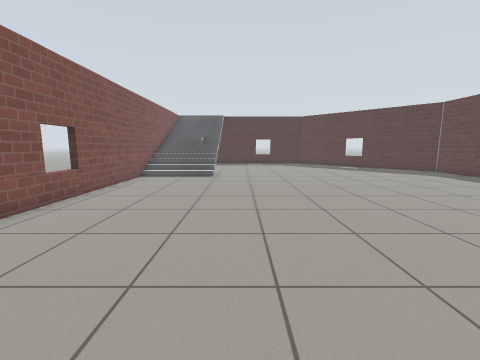
view 1 (above)

16 first-person views from a walk through a world built for the Gazebo simulator. The camera is 0.94 m above the floor, tilts 8° down and sees 90° across. The floor is counted in squares, 0.5 m on a side. Each view is taken from the middle of a square. On the plan, view 1 faces up. The plan holds only what a view shows up to about 15 squares ahead; the rest is blank. The place goes on beyond the plan. Gazebo's built-in surfaces are drawn with simple patterns.

view 2
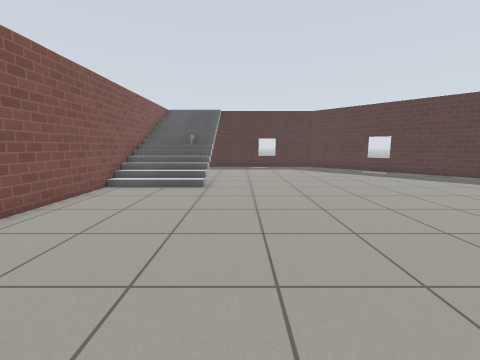

view 3
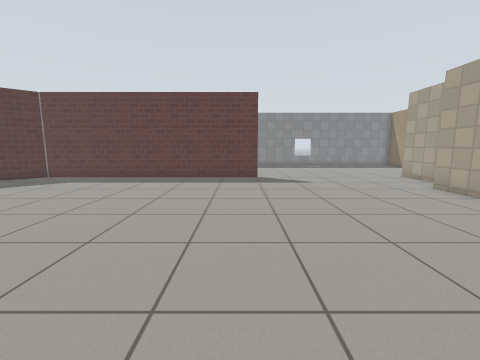

view 4
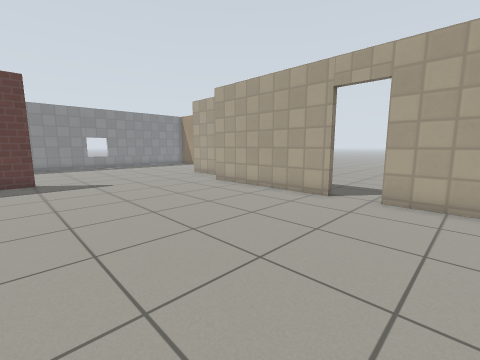

view 5
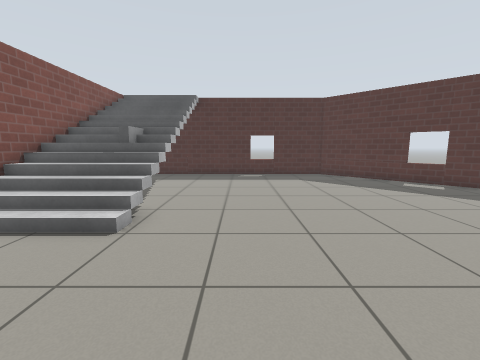

view 6
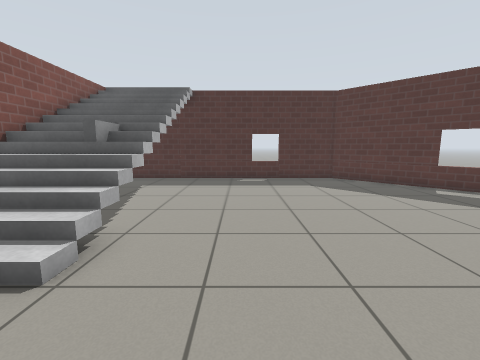

view 7
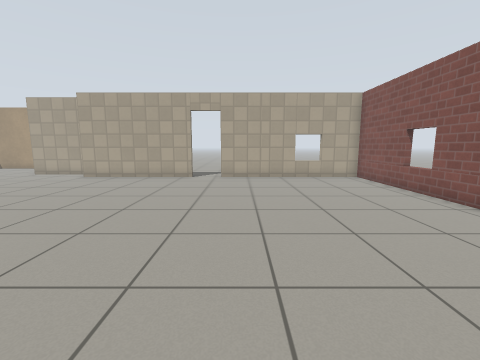

view 8
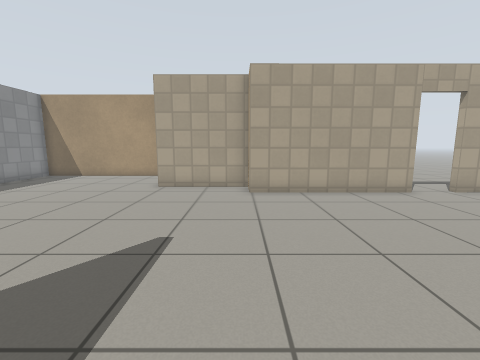

view 9
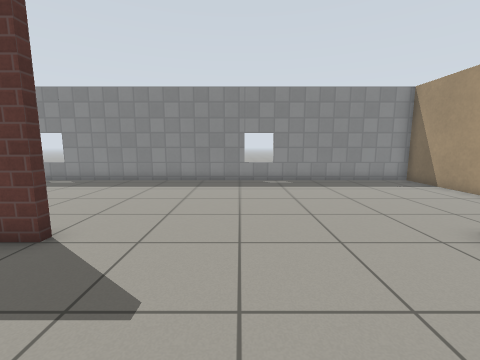

view 10
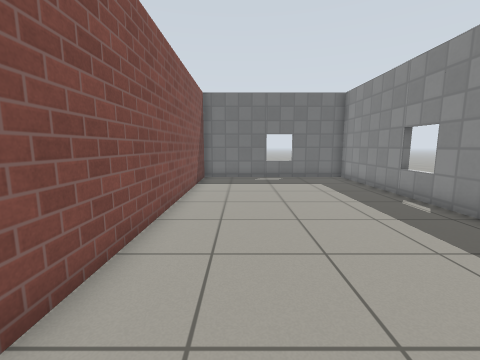

view 11
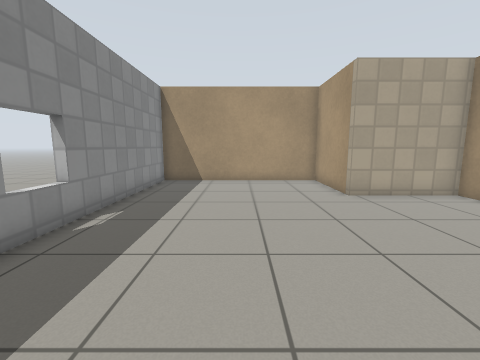

view 12
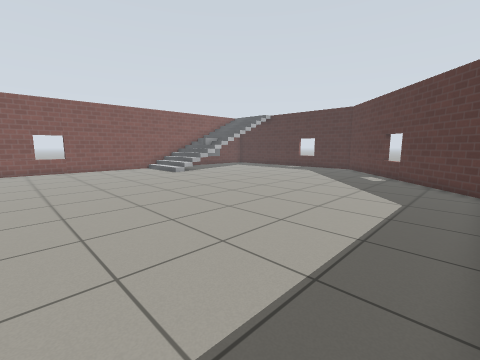

view 13
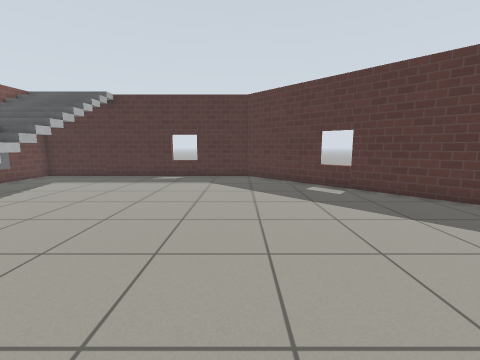

view 14
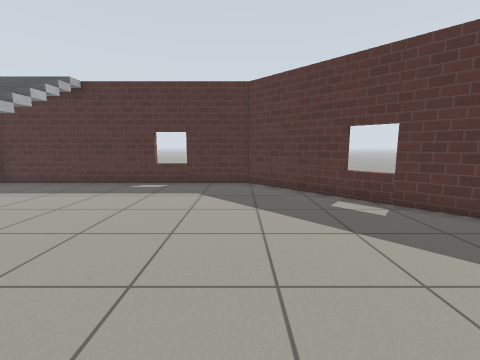

view 15
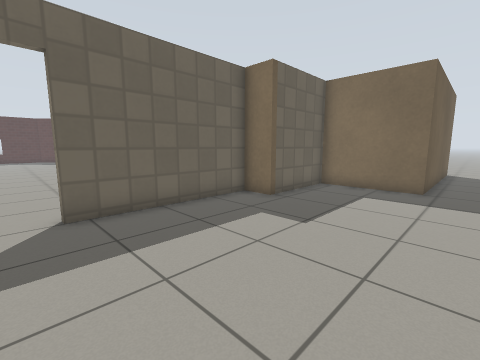

view 16
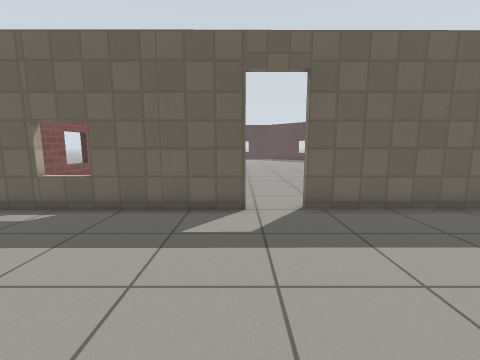

### Floor plan
Points are (right, up) in squares from view 1. A wall is a line through its corners. A room is listed if a view was taken in it or the views show most of it. See-through windows are left out.
Room 1 (views 1, 2, 3, 4, 5, 6, 7, 8, 9, 10, 11, 12, 13, 14)
walls: (14.5, 4.9) (14.5, 17.7); (14.6, 17.6) (6.5, 26.2) (-6.2, 26.2) (-6.2, -2.7) (2.1, -2.7); (4, -2.7) (10.6, -2.7) (10.6, -4.1) (14.8, -4.1) (14.8, -8.3) (23.2, -8.3) (23.2, 17.6) (14.8, 17.6) (14.8, 4.9)
ways out: open door at (3.5, -3) to room 2
objects: window (-3, 19); grey box (-2, 16); grey box (-2, 17); grey box (-2, 18); grey box (-2, 19); grey box (-2, 20); grey box (-2, 24)
Room 2 (views 15, 16)
walls: (2.1, -3) (-5.2, -3); (23.1, -8.6) (14.5, -8.6) (14.5, -4.4) (10.3, -4.4) (10.3, -3) (4, -3)
ways out: open door at (3.5, -3) to room 1; opening at (22, -10)

Where each view was taken, in squares from view 1:
view 1: 0 up, 0 right, facing up
view 2: 4 up, 0 right, facing up
view 3: 6 up, 0 right, facing right
view 4: 6 up, 0 right, facing down-right
view 5: 10 up, 1 right, facing up
view 6: 12 up, 1 right, facing up
view 7: 12 up, 1 right, facing down
view 8: 7 up, 11 right, facing down
view 9: 1 up, 10 right, facing right
view 10: 3 up, 17 right, facing up
view 11: 5 up, 19 right, facing down
view 12: 6 up, 14 right, facing up-left
view 13: 11 up, 6 right, facing up
view 14: 14 up, 6 right, facing up
view 15: 10 down, 3 right, facing up-right
view 16: 10 down, 2 right, facing up
